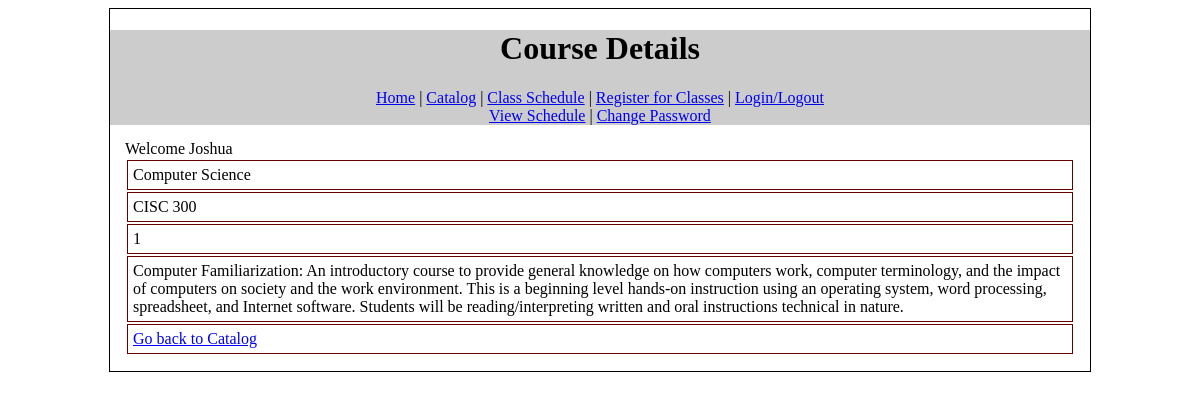
The app's page /ViewCourseDesc.php?ClassID=1 (signed in) with its own data.
### tables this page shows
CREATE TABLE IF NOT EXISTS `catalog` (
  `ClassID` int(11) NOT NULL AUTO_INCREMENT,
  `CourseID` varchar(10) NOT NULL DEFAULT '',
  `CourseDesc` text,
  `Subject` varchar(25) NOT NULL,
  `Units` int(11) DEFAULT NULL,
  PRIMARY KEY (`ClassID`)
);

CREATE TABLE IF NOT EXISTS `schedule` (
  `SectionID` int(11) NOT NULL DEFAULT '0',
  `CourseID` varchar(10) DEFAULT NULL,
  `InstructorID` int(11) DEFAULT NULL,
  `Days` varchar(10) DEFAULT NULL,
  `Time` varchar(20) DEFAULT NULL,
  PRIMARY KEY (`SectionID`)
);

### ViewCourseDesc.php (the view, shortened to what this page needs)
<?php
if(!isset($_SESSION['username']))	{
	header("Location: login.php");
} else	{
	$firstname = $_SESSION['firstname'];
}
function getCourseDesc($ClassID)	{
	global $dbConn;
	$sql = "SELECT * FROM catalog as c JOIN schedule as s WHERE c.ClassID = :class AND c.CourseID=s.CourseID";
	$stmt = $dbConn->prepare($sql);
	$stmt->execute(array(":class"=>$ClassID));
	return $stmt->fetch();
}
?>
<!DOCTYPE html>
<html lang="en">
	<head>
        <link href="css\teamProjectCSS.css" rel="stylesheet" type="text/css">
	</head>
<body>
<div id="wrapper">
<div id="header">
	<h1>Course Details</h1>
    <div id="menubar">
    <a href="index.php">Home</a>	|	<a href="catalog.php">Catalog</a>	|	<a href="schedule.php">Class Schedule</a>	|	<a href="studentregister.php">Register for Classes</a>	 |	<a href="logout.php">Login/Logout</a>
    </div>
    <div id="SubMenu">
    <a href="viewschedule.php">View Schedule</a>	|	<a href="change_password.php">Change Password</a>
    </div>
</div>
<div id="mainbody">
<div id="welcome">Welcome <?=$firstname ?></div>
<?
	if(isset($_GET['ClassID']))	{
		$c = getCourseDesc($_GET['ClassID']);
	?>
<table id="CourseDescDetailsTable">
<tr>
	<td><?=$c['Subject']; ?></td>
</tr>
<tr>
	<td><?=$c['CourseID']; ?></td>
</tr>
<tr>
	<td><?=$c['Units']; ?></td>
</tr>
<tr>
	<td><?=$c['CourseDesc']; ?></td>
</tr>
<tr>
	<td><a href="catalog.php">Go back to Catalog</a></td>
</tr>
</table>
<? } ?>
</div>
</div>
</body>
</html>

### css/teamprojectCSS.css (style rules this page uses)
#wrapper { width: 980px; margin: 0 auto; border: 1px solid #000; }
#header { background-color: #ccc; padding: 0; margin: 0; text-align:center; }
#menubar { text-align:center; }
#mainbody { padding: 15px; }
#catalogTable tr,td { border: 1px solid #660000; padding: 5px; }
#CourseDescDetailsTable { margin: 0 auto; border-collapse: seperate; border: none; }

### records on screen
catalog: Subject "Computer Science", schedule.CourseID "CISC 300", Units "1", CourseDesc "Computer Familiarization: An introductory course to provide general knowledge on how computers work, computer terminology, and the impact of computers on society and the work environment. This is a beginning level hands-on instruction using an operating system, word processing, spreadsheet, and Internet software. Students will be reading/interpreting written and oral instructions technical in nature."

### other values on screen
$firstname "Joshua"
